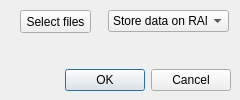
<?xml version="1.0" encoding="UTF-8"?>
<ui version="4.0">
 <class>Dialog</class>
 <widget class="QDialog" name="Dialog">
  <property name="geometry">
   <rect>
    <x>0</x>
    <y>0</y>
    <width>240</width>
    <height>100</height>
   </rect>
  </property>
  <property name="sizePolicy">
   <sizepolicy hsizetype="Maximum" vsizetype="Maximum">
    <horstretch>0</horstretch>
    <verstretch>0</verstretch>
   </sizepolicy>
  </property>
  <property name="maximumSize">
   <size>
    <width>240</width>
    <height>100</height>
   </size>
  </property>
  <property name="windowTitle">
   <string>Dialog</string>
  </property>
  <widget class="QDialogButtonBox" name="buttonBox_data_store">
   <property name="geometry">
    <rect>
     <x>10</x>
     <y>60</y>
     <width>221</width>
     <height>41</height>
    </rect>
   </property>
   <property name="orientation">
    <enum>Qt::Horizontal</enum>
   </property>
   <property name="standardButtons">
    <set>QDialogButtonBox::Cancel|QDialogButtonBox::Ok</set>
   </property>
  </widget>
  <widget class="QComboBox" name="comboBox_data_store">
   <property name="geometry">
    <rect>
     <x>108</x>
     <y>10</y>
     <width>121</width>
     <height>22</height>
    </rect>
   </property>
   <item>
    <property name="text">
     <string>Store data on RAM</string>
    </property>
   </item>
   <item>
    <property name="text">
     <string>Store data on HDD</string>
    </property>
   </item>
  </widget>
  <widget class="QLabel" name="label_need_data_store">
   <property name="geometry">
    <rect>
     <x>140</x>
     <y>40</y>
     <width>91</width>
     <height>21</height>
    </rect>
   </property>
   <property name="text">
    <string/>
   </property>
   <property name="alignment">
    <set>Qt::AlignRight|Qt::AlignTrailing|Qt::AlignVCenter</set>
   </property>
  </widget>
  <widget class="QPushButton" name="pushButton_select_files">
   <property name="geometry">
    <rect>
     <x>20</x>
     <y>10</y>
     <width>71</width>
     <height>23</height>
    </rect>
   </property>
   <property name="text">
    <string>Select files</string>
   </property>
  </widget>
 </widget>
 <resources/>
 <connections>
  <connection>
   <sender>buttonBox_data_store</sender>
   <signal>accepted()</signal>
   <receiver>Dialog</receiver>
   <slot>accept()</slot>
   <hints>
    <hint type="sourcelabel">
     <x>248</x>
     <y>254</y>
    </hint>
    <hint type="destinationlabel">
     <x>157</x>
     <y>274</y>
    </hint>
   </hints>
  </connection>
  <connection>
   <sender>buttonBox_data_store</sender>
   <signal>rejected()</signal>
   <receiver>Dialog</receiver>
   <slot>reject()</slot>
   <hints>
    <hint type="sourcelabel">
     <x>316</x>
     <y>260</y>
    </hint>
    <hint type="destinationlabel">
     <x>286</x>
     <y>274</y>
    </hint>
   </hints>
  </connection>
 </connections>
</ui>
